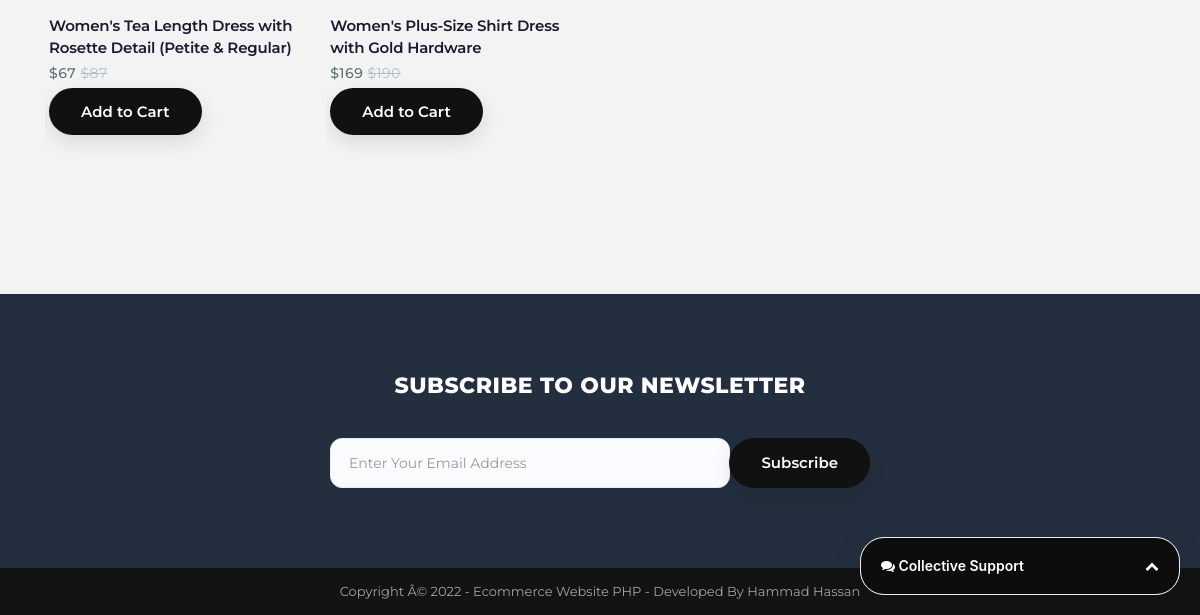
The app's page /product.php?id=84 (signed in, lower part), older data.
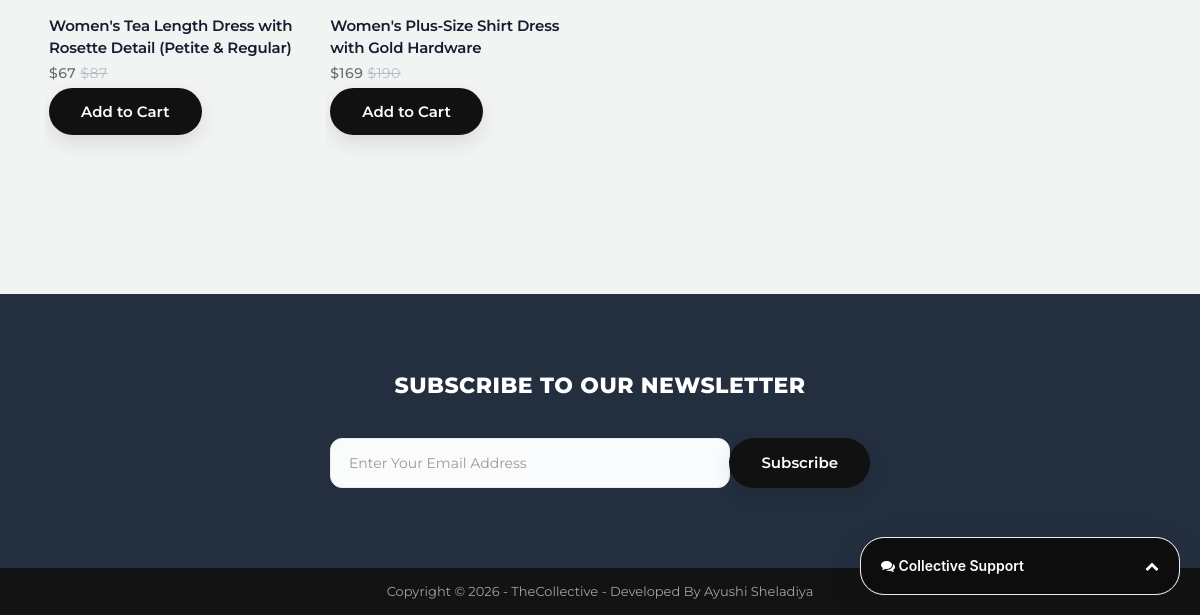
The same page, newer data.
### tables this page shows
CREATE TABLE `tbl_settings` (
  `id` int(11) NOT NULL,
  `logo` text NOT NULL,
  `favicon` text NOT NULL,
  `footer_about` text NOT NULL,
  `footer_copyright` text NOT NULL,
  `contact_address` text NOT NULL,
  `contact_email` text NOT NULL,
  `contact_phone` text NOT NULL,
  `contact_fax` text NOT NULL,
  `contact_map_iframe` text NOT NULL,
  `receive_email` text NOT NULL,
  `receive_email_subject` text NOT NULL,
  `receive_email_thank_you_message` text NOT NULL,
  `forget_password_message` text NOT NULL,
  `total_recent_post_footer` int(10) NOT NULL,
  `total_popular_post_footer` int(10) NOT NULL,
  `total_recent_post_sidebar` int(11) NOT NULL,
  `total_popular_post_sidebar` int(11) NOT NULL,
  `total_featured_product_home` int(11) NOT NULL,
  `total_latest_product_home` int(11) NOT NULL,
  `total_popular_product_home` int(11) NOT NULL,
  `meta_title_home` text NOT NULL,
  `meta_keyword_home` text NOT NULL,
  `meta_description_home` text NOT NULL,
  `banner_login` text NOT NULL,
  `banner_registration` text NOT NULL,
  `banner_forget_password` text NOT NULL,
  `banner_reset_password` text NOT NULL,
  `banner_search` text NOT NULL,
  `banner_cart` text NOT NULL,
  `banner_checkout` text NOT NULL,
  `banner_product_category` text NOT NULL,
  `banner_blog` text NOT NULL,
  `cta_title` text NOT NULL,
  `cta_content` text NOT NULL,
  `cta_read_more_text` text NOT NULL,
  `cta_read_more_url` text NOT NULL,
  `cta_photo` text NOT NULL,
  `featured_product_title` text NOT NULL,
  `featured_product_subtitle` text NOT NULL,
  `latest_product_title` text NOT NULL,
  `latest_product_subtitle` text NOT NULL,
  `popular_product_title` text NOT NULL,
  `popular_product_subtitle` text NOT NULL,
  `testimonial_title` text NOT NULL,
  `testimonial_subtitle` text NOT NULL,
  `testimonial_photo` text NOT NULL,
  `blog_title` text NOT NULL,
  `blog_subtitle` text NOT NULL,
  `newsletter_text` text NOT NULL,
  `paypal_email` text NOT NULL,
  `stripe_public_key` text NOT NULL,
  `stripe_secret_key` text NOT NULL,
  `bank_detail` text NOT NULL,
  `before_head` text NOT NULL,
  `after_body` text NOT NULL,
  `before_body` text NOT NULL,
  `home_service_on_off` int(11) NOT NULL,
  `home_welcome_on_off` int(11) NOT NULL,
  `home_featured_product_on_off` int(11) NOT NULL,
  `home_latest_product_on_off` int(11) NOT NULL,
  `home_popular_product_on_off` int(11) NOT NULL,
  `home_testimonial_on_off` int(11) NOT NULL,
  `home_blog_on_off` int(11) NOT NULL,
  `newsletter_on_off` int(11) NOT NULL,
  `ads_above_welcome_on_off` int(1) NOT NULL,
  `ads_above_featured_product_on_off` int(1) NOT NULL,
  `ads_above_latest_product_on_off` int(1) NOT NULL,
  `ads_above_popular_product_on_off` int(1) NOT NULL,
  `ads_above_testimonial_on_off` int(1) NOT NULL,
  `ads_category_sidebar_on_off` int(1) NOT NULL
);

### product.php (the view, shortened to what this page needs)
<?php require_once('header.php'); ?>
<?php
if(!isset($_REQUEST['id'])) {
    header('location: index.php');
    exit;
} else {
    $statement = $pdo->prepare("SELECT * FROM tbl_product WHERE p_id=?");
    $statement->execute(array($_REQUEST['id']));
    $result = $statement->fetchAll(PDO::FETCH_ASSOC);
}
foreach($result as $row) {
    $ecat_id = $row['ecat_id'];
}
		?>
<div class="product bg-gray pt_70 pb_70">
    <div class="container">
        <div class="row">
            <div class="col-md-12">
                <div class="product-carousel">
                    <?php
                    $statement = $pdo->prepare("SELECT p.* FROM tbl_product p JOIN tbl_end_category e ON p.ecat_id=e.ecat_id JOIN tbl_mid_category m ON e.mcat_id=m.mcat_id WHERE p.ecat_id=? AND p.p_id!=?");
                    $statement->execute(array($ecat_id,$_REQUEST['id']));
                    $result = $statement->fetchAll(PDO::FETCH_ASSOC);
                    foreach ($result as $row) {
                        ?>
                        <div class="item">
                            <div class="text">
                                <h3><a href="product.php?id=<?php echo $row['p_id']; ?>"><?php echo $row['p_name']; ?></a></h3>
                                <h4>
                                    <?php echo LANG_VALUE_1; ?><?php echo $row['p_current_price']; ?>
                                    <?php if($row['p_old_price'] != ''): ?>
                                    <del>
                                        <?php echo LANG_VALUE_1; ?><?php echo $row['p_old_price']; ?>
                                    </del>
                                    <?php endif; ?>
                                </h4>
                                <p><a href="product.php?id=<?php echo $row['p_id']; ?>"><?php echo LANG_VALUE_154; ?></a></p>
                            </div>
                        </div>
                        <?php
                    }
                    ?>
                </div>
            </div>
        </div>
    </div>
</div>
<?php require_once('footer.php'); ?>

### footer.php (shortened to what this page needs)
<?php
$statement = $pdo->prepare("SELECT * FROM tbl_settings WHERE id=1");
$statement->execute();
$result = $statement->fetchAll(PDO::FETCH_ASSOC);
foreach ($result as $row)
{
	$footer_copyright = $row['footer_copyright'];
    $newsletter_on_off = $row['newsletter_on_off'];
}
?>
<?php if($newsletter_on_off == 1): ?>
<section class="home-newsletter">
	<div class="container">
		<div class="row">
			<div class="col-md-6 col-md-offset-3">
				<div class="single">
				<form action="" method="post">
					<h2><?php echo LANG_VALUE_93; ?></h2>
					<div class="input-group">
			        	<input type="email" class="form-control" placeholder="<?php echo LANG_VALUE_95; ?>" name="email_subscribe">
			         	<span class="input-group-btn">
			         	<button class="btn btn-theme" type="submit" name="form_subscribe"><?php echo LANG_VALUE_92; ?></button>
			         	</span>
			        </div>
				</div>
			</div>
		</div>
	</div>
</section>
<?php endif; ?>
<div class="footer-bottom">
	<div class="container">
		<div class="row">
			<div class="col-md-12 copyright">
				<?php echo $footer_copyright; ?>
			</div>
		</div>
	</div>
</div>
<div class="chatbot-container" id="chatbotContainer">
    <div class="chatbot-header" onclick="toggleChat()">
        <span><i class="fa fa-comments"></i> Collective Support</span>
        <i class="fa fa-chevron-up" id="chatToggleIcon"></i>
    </div>
</div>
</body>
</html>

Row changes from the older to the newer data that the page shows:
changed tbl_settings: footer_copyright "Copyright Â© 2022 - Ecommerce Website PHP - Developed By Hammad Hassan" → "Copyright © 2026 - TheCollective - Developed By Ayushi Sheladiya"
